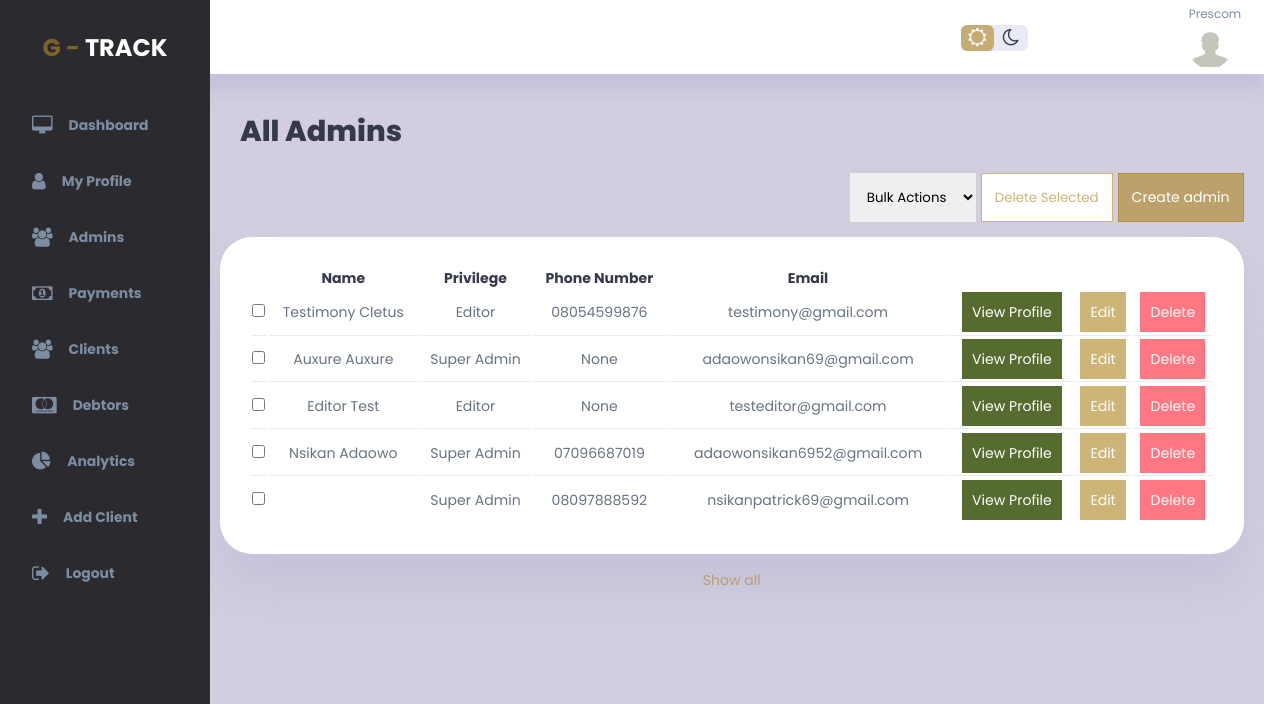
The page /admins (signed in) on the database its author committed.
### gtrack_app/models.py (models this page shows, shortened)
class UserProfile(models.Model):
    user = models.OneToOneField(User, null=True, on_delete=models.CASCADE)
    address = models.CharField(max_length=65, null=True, blank=True) #can also stand as the office address for the client
    phone = models.CharField(max_length=65, null=True, blank=True)
    privilege = models.CharField(max_length=50, null=True, blank=True)
    ip_address = models.CharField(max_length=50, null=True, blank=True)
    profile_pic = models.FileField(null=True, blank=True, upload_to="uploads/profile_pictures", validators = [FileExtensionValidator(allowed_extensions=['jpg','jpeg','png'])])
    state_country = models.CharField(max_length=65, null=True, blank=True)
    contact_person = models.CharField(max_length=65, null=True, blank=True)
    contact_person_phone = models.CharField(max_length=65, null=True, blank=True)

### gtrack_app/views.py (the view)
# urls.py: path('admins', views.admins, name='admins'),
@login_required
def admins(request):
    current_user = request.user
    all_admins = User.objects.filter(Q(is_superuser=True) | Q(is_staff=True)).exclude(pk=current_user.pk).order_by('date_joined').reverse()
    all_admins_profiles = UserProfile.objects.all
    return render(request, 'admins_dashboard/admins/admins.html', {'admins': all_admins, 'admin_profiles': all_admins_profiles})

### templates/admins_dashboard/admins/admins.html (shortened to what this page needs)
{% extends 'base.html' %}
{% block content %}
{% load static %}
<div class="wrapper">
    <div class="vertical-wrapper" id="sidebar">
        <div class="vertical-bar">
            <div class="logo">
                G - <span>Track</span>
            </div>
            <div class="sidebar">
                <a href="{% url 'index' %}">
                    <i class="fa fa-desktop"></i>
                    <h3>Dashboard</h3>
                </a>
                <a href="{% url 'profile' user_id=user.id %}">
                    <i class="fa fa-user"></i>
                    <h3>My Profile</h3>
                </a>
                <a href="{% url 'admins' %}" class="active">
                    <i class="fa fa-users"></i>
                    <h3>Admins</h3>
                </a>
                <a href="{% url 'payments' %}">
                    <i class="fa fa-money"></i>
                    <h3>Payments</h3>
                </a>
                <a href="{% url 'all_clients' %}">
                    <i class="fa fa-users"></i>
                    <h3>Clients</h3>
                </a>
                <a href="{% url 'debtors' %}">
                    <i class="fa fa-cc-mastercard"></i>
                    <h3>Debtors</h3>
                </a>
                <a href="{% url 'analytics' %}">
                    <i class="fa fa-pie-chart"></i>
                    <h3>Analytics</h3>
                </a>
                <a href="{% url 'create_client' %}">
                    <i class="fa fa-plus"></i>
                    <h3>Add Client</h3>
                </a>
                <a href="{% url 'logout' %}">
                    <i class="fa fa-sign-out"></i>
                    <h3>Logout</h3>
                </a>
            </div>
        </div>
    </div>
    <div class="main-container">
        <div class="top-bar">
            <div class="top-right">
                <div class="theme-toggler">
                    <i class="fa fa-sun-o active"></i>
                    <i class="fa fa-moon-o"></i>
                </div>
                <div class="profile">
                    <div class="info">
                        <small class="text-muted"> {{user.username}}</small>
                    </div>
                    <div class="profile-photo">
                        {% if user.userprofile.profile_pic %}
                        <img src="{{user.userprofile.profile_pic.url}}" width="300" height="300" />
                        {% else %}
                        <img src="{% static 'img/anonymous.jpg' %}" width="300" height="300" />
                        {% endif %}
                    </div>
                </div>
            </div>
        </div>
        <div class="panel">
            <main>
                <h1 class="panel-label">All Admins</h1>
                <div class="panel-body">
                    <form method="post" action="{% url 'batch_delete_admins' %}">
                        <div class="top-table">
                            <div class="table-actions">
                                <select name="action" id="action" class="dropdown-select">
                                    <option value="bulk_actions">Bulk Actions</option>
                                </select>
                                <button class="primary action-btn action" type="submit"
                                    onclick="return confirm('Are you sure you want to delete the selected record(s)?')">Delete
                                    Selected</button>
                                <a href="{% url 'create_admin' %}" class="primary action-btn create">Create admin</a>
                            </div>
                        </div>
                        <div class="admin-panel">
                            <table>
                                <thead>
                                    <tr>
                                        <th></th>
                                        <th>Name</th>
                                        <th>Privilege</th>
                                        <th>Phone Number</th>
                                        <th>Email</th>
                                    </tr>
                                </thead>
                                <tbody>
                                    {% for admin in admins %}
                                    <tr>
                                        {% for admin_profile in admin_profiles %}
                                        {% if admin_profile.user_id == admin.id %}
                                        <td><input type="checkbox" value="{{admin.id}}" name="select_delete"></td>
                                        <td>{{ admin.first_name }}  {{ admin.last_name }}</td>
                                        {% if admin.is_superuser and admin.is_staff %}
                                        <td>Super Admin</td>
                                        {% else %}
                                        <td>Editor</td>
                                        {% endif %}
                                        <td>{{ admin_profile.phone }}</td>
                                        <td>{{ admin.email }}</td>
                                        <td><a class="portfolio-btn"
                                            href="{% url 'view_details' user_id=admin.id %}">View Profile</a></td>
                                        <td><a class="primary-btn"
                                                href="{% url 'edit_admin' user_id=admin.id %}">Edit</a></td>
                                        <td><a class="danger-btn" href="{% url 'delete_admin' user_id=admin.id %}"
                                                onclick="return confirm('Are you sure you want to delete this record?')">Delete</a>
                                        </td>
                                        {% endif %}
                                        {% endfor %}
                                    </tr>
                                    {% endfor %}
                                </tbody>
                            </table>
                            <a id="show-all" href="#">Show all</a>
                        </div>
                    </form>
                </div>
            </main>
        </div>
    </div>
</div>
{% endblock %}

### static/css/authenticate.css (style rules this page uses)
* { margin: 0; padding: 0; border: 0; box-sizing: border-box; font-family: 'poppins', sans-serif; }

### rows shown on the page
UserProfile: shows "Editor", phone "08054599876"
UserProfile: shows "Super Admin", phone "None"
UserProfile: shows "Editor", phone "None"
UserProfile: shows "Super Admin", phone "07096687019"
UserProfile: shows "Super Admin", phone "08097888592"

### other values the page prints
{{ user.username }} "Prescom"
{{ admin.first_name }} "Testimony"
{{ admin.last_name }} "Cletus"
{{ admin.email }} "testimony@gmail.com"
{{ admin.first_name }} "Auxure"
{{ admin.last_name }} "Auxure"
{{ admin.email }} "adaowonsikan69@gmail.com"
{{ admin.first_name }} "Editor"
{{ admin.last_name }} "Test"
{{ admin.email }} "testeditor@gmail.com"
{{ admin.first_name }} "Nsikan"
{{ admin.last_name }} "Adaowo"
{{ admin.email }} "adaowonsikan6952@gmail.com"
{{ admin.email }} "nsikanpatrick69@gmail.com"
